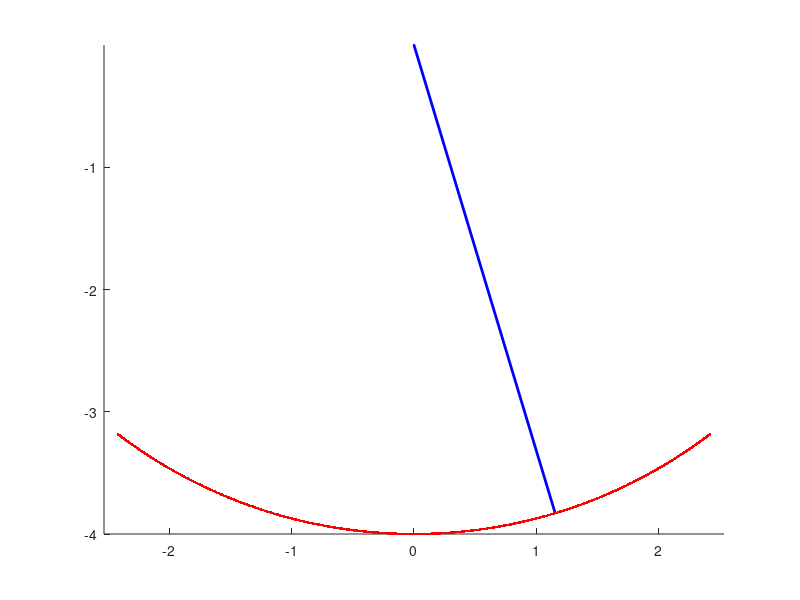

MATLAB code to generate this figure:
L = 4;R = 0.5;function dydt = F_pendulum(t, y)  L = 4;  theta = y(1);  omega = y(2);  g = 9.8;   dtheta_dt = omega;  domega_dt = -(g / L) * sin(theta);  dydt = [dtheta_dt; domega_dt];end[t, y] = ode45(@F_pendulum, 0:0.01:10, [0, 1]);thetaArr = y(:, 1)';figure;axis equal;hold on;pendulumLine = plot(0, 0, 'b', 'LineWidth', 2);trajectoryLine = plot(0, 0, 'r', 'LineWidth', 1);for i = 1:length(thetaArr)  new_x = L * sin(thetaArr(i));  new_y = -L * cos(thetaArr(i));       set(pendulumLine, 'XData', [0, new_x], 'YData', [0, new_y]);  set(trajectoryLine, 'XData', L * sin(thetaArr(1:i)), 'YData', -L * cos(thetaArr(1:i)));      drawnow;  pause(0.01);end